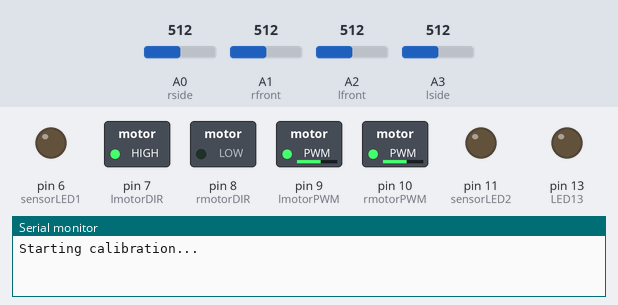
Simulated run of this sketch. Board: Arduino Nano, built with avr-gcc and run on an emulated ATmega328P. On the bench: switched loads named in the sketch (green lamp = pin HIGH), output pins drawn as LEDs (lit = HIGH), the last lines printed to the serial monitor. The test bench sets the inputs (shaded band); at power-on: A0 (rside) = 512, A1 (rfront) = 512, A2 (lfront) = 512, A3 (lside) = 512. Pins used as bus, display or sensor lines are not drawn.

Above: at 0.1 s.
At 31.6 s:
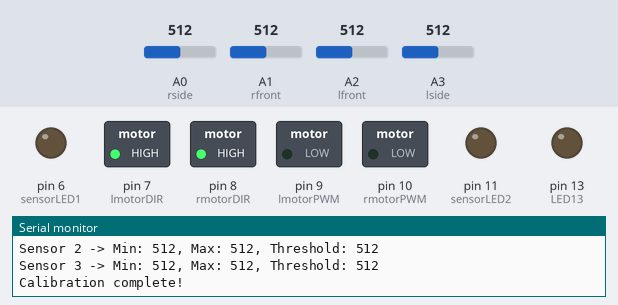
Timing chart, 0 to 33.1 s (numbered marks = the images above):
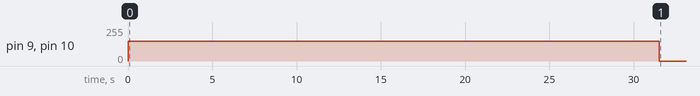

The sketch:

centered_robot.ino
```cpp
// Input pins:
int rside = A0;          // Right side sensor input
int rfront = A1;         // Front right line sensor input
int lfront = A2;         // Front left sensor input
int lside = A3;          // Left side sensor input
int sens1 = A4;          // Unassigned sensor input 1
int sens2 = A5;          // Unassigned sensor input 2
int fourwayswitch = A6;  // Input from function switch
int battery = A7;        // Input for battery measurement
int Receive = 0;         // Receive pin
int Transmit = 1;        // Transmit pin
int m1encoder1 = 2;      // Motor 1 encoder 1 input (interrupt pin)
int m1encoder2 = 4;      // Motor 1 encoder 2 input
int m2encoder1 = 3;      // Motor 2 encoder 1 input (interrupt pin)
int m2encoder2 = 5;      // Motor 2 encoder 2 input

// Output pins:
int sensorLED1 = 6;   // 1st diagnostic LED on sensor board
int lmotorDIR = 7;    // Left motor direction input
int rmotorDIR = 8;    // Right motor direction input
int lmotorPWM = 9;    // Left motor PWM pin
int rmotorPWM = 10;   // Right motor PWM pin
int sensorLED2 = 11;  // 2nd diagnostic LED on sensor board
int trigger = 12;     // Trigger for sensor LEDs
int LED13 = 13;       // External LED Red

bool isCentered = false;  // Track if the robot has already centered

const int SensorCount = 4;      // Number of sensors
int sensorValues[SensorCount];  // Array to store sensor readings

// Calibration data
int minValues[SensorCount];  // Stores minimum sensor values
int maxValues[SensorCount];  // Stores maximum sensor values
int threshold[SensorCount];  // Stores threshold values

/*************************************************************************
*  PID control system variables
*************************************************************************/
float Kp = 0.2;  // Proportional control constant
float Ki = 0;  // Integral control constant
float Kd = 0;  // Derivative control constant
int P;
int I;
int D;
int PIDvalue, error;

/*************************************************************************
*  Global variables
*************************************************************************/
int previousError = 0;
int motorspeeda, motorspeedb;

void setup() {
  pinMode(sensorLED1, OUTPUT);
  pinMode(lmotorDIR, OUTPUT);
  pinMode(rmotorDIR, OUTPUT);
  pinMode(lmotorPWM, OUTPUT);
  pinMode(rmotorPWM, OUTPUT);
  pinMode(sensorLED2, OUTPUT);
  pinMode(trigger, OUTPUT);
  pinMode(LED13, OUTPUT);
  pinMode(m1encoder1, INPUT);
  pinMode(m1encoder2, INPUT);
  pinMode(m2encoder1, INPUT);
  pinMode(m2encoder2, INPUT);

  Serial.begin(9600);  // Set up serial monitor comms on USB

  // Perform sensor calibration
  calibrate();
}

void loop() {
  digitalWrite(trigger, HIGH);  // Turn emitter on

  // Reading the sensor values
  sensorValues[0] = analogRead(lside);   // Left sensor
  sensorValues[1] = analogRead(lfront);  // Left front sensor
  sensorValues[2] = analogRead(rfront);  // Right front sensor
  sensorValues[3] = analogRead(rside);   // Right sensor

  // Print sensor values
  /*
  Serial.print("Sensor Values: ");
  for (int i = 0; i < SensorCount; i++) {
    Serial.print(sensorValues[i]);
    if (i < SensorCount - 1) {
      Serial.print(", ");
    }
  }
  Serial.println();  // Newline after printing all values
*/

  // Call PID control to adjust motors (to be implemented)
  linefollow();
  //delay(2000);  // Delay to avoid flooding the serial monitor
}


void linefollow() {
  int error = sensorValues[1] - sensorValues[2];  // Left front - Right front

  P = error;
  I = I + error;
  D = error - previousError;

  PIDvalue = (Kp * P) + (Ki * I) + (Kd * D);
  previousError = error;

  motorspeeda = 150 + PIDvalue;
  motorspeedb = 150 - PIDvalue;

  motorspeeda = constrain(motorspeeda, 0, 255);
  motorspeedb = constrain(motorspeedb, 0, 255);

  // Check if the robot is centered on the line
  int leftDiff = abs(sensorValues[1] - minValues[1]);  // Difference from min value (centered on line)
  int rightDiff = abs(sensorValues[2] - minValues[2]);

  if (leftDiff < 25 && rightDiff < 25) {  // If both sensors are close to the minimum value
    if (!isCentered) {  // Stop only if the robot wasn't already centered
      forward(0, 0);  // Stop the robot
      Serial.println("Robot is at the center and stopped.");
      isCentered = true;  // Mark as centered
    }
  } else {
    isCentered = false;  // If it moves away, mark as not centered
    forward(motorspeeda, motorspeedb);  // Continue PID control
  }

  // Print motor speeds and sensor values
  Serial.print("Motor A Speed: ");
  Serial.print(motorspeeda);
  Serial.print(" | Motor B Speed: ");
  Serial.print(motorspeedb);
  Serial.print(" | Left Sensor: ");
  Serial.print(sensorValues[1]);
  Serial.print(" | Right Sensor: ");
  Serial.println(sensorValues[2]);
}


// Function to calibrate sensor readings
void calibrate() {
  digitalWrite(trigger, HIGH);  // Turn emitter on
  Serial.println("Starting calibration...");

  // Initialize min and max values
  for (int i = 0; i < SensorCount; i++) {
    minValues[i] = analogRead(getSensorPin(i));
    maxValues[i] = analogRead(getSensorPin(i));
  }

  // Calibration process (spin the robot and collect 3000 readings)
  for (int j = 0; j < 3000; j++) {
    spinRobot();  // Make the robot spin during calibration
    for (int i = 0; i < SensorCount; i++) {
      int sensorReading = analogRead(getSensorPin(i));
      if (sensorReading < minValues[i]) {
        minValues[i] = sensorReading;
      }
      if (sensorReading > maxValues[i]) {
        maxValues[i] = sensorReading;
      }
    }
  }

  // Calculate threshold values
  for (int i = 0; i < SensorCount; i++) {
    threshold[i] = (minValues[i] + maxValues[i]) / 2;
    Serial.print("Sensor ");
    Serial.print(i);
    Serial.print(" -> Min: ");
    Serial.print(minValues[i]);
    Serial.print(", Max: ");
    Serial.print(maxValues[i]);
    Serial.print(", Threshold: ");
    Serial.println(threshold[i]);
  }

  forward(0, 0);  // Stop the robot after calibration
  Serial.println("Calibration complete!");
}

// Function to map sensor index to pin numbers
int getSensorPin(int index) {
  switch (index) {
    case 0: return lside;
    case 1: return lfront;
    case 2: return rfront;
    case 3: return rside;
    default: return A0;  // Default case, should never be reached
  }
}

// Function to make the robot spin (for calibration)
void spinRobot() {
  analogWrite(lmotorPWM, 150);  // Left motor forward
  analogWrite(rmotorPWM, 150);  // Right motor backward

  digitalWrite(lmotorDIR, HIGH);  // Set left motor forward
  digitalWrite(rmotorDIR, LOW);   // Set right motor backward

  delay(10);  // Small delay to allow the robot to spin slightly
}

// Function to control motors
void forward(int leftSpeed, int rightSpeed) {
  analogWrite(lmotorPWM, abs(leftSpeed));
  analogWrite(rmotorPWM, abs(rightSpeed));

  digitalWrite(lmotorDIR, leftSpeed > 0 ? LOW : HIGH);
  digitalWrite(rmotorDIR, rightSpeed > 0 ? LOW : HIGH);
}
```
